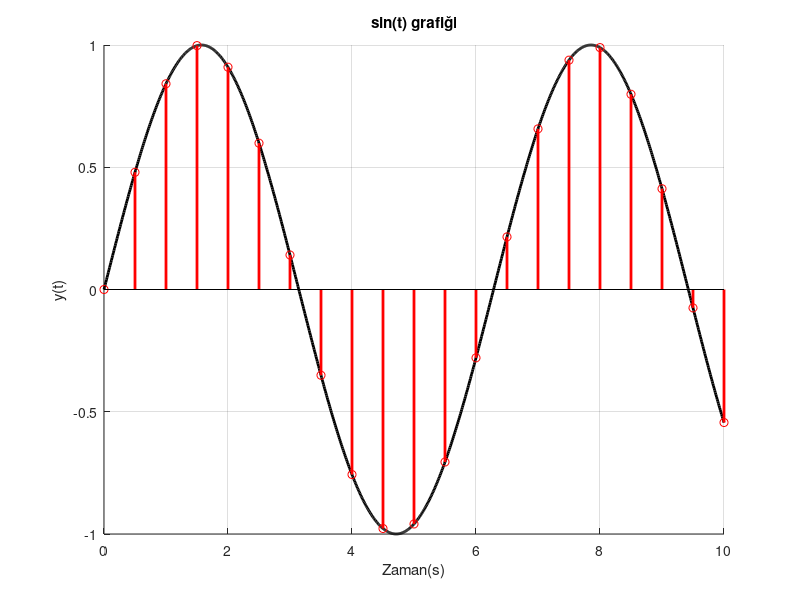

Source code (MATLAB): (Note: this script raises an error after producing the figure.)
clear;clc;

T=0.5;
tvec=0:T:10;

f1=@(t)sin(t);
f1vec=f1(tvec);

figure(1);clf;hold on;grid on;
xlabel("Zaman(s)");ylabel("y(t)");title("sin(t) grafiği");
plot(0:0.01:10,f1(0:0.01:10),'k','LineWidth',2);
stem(tvec,f1(tvec),'r','LineWidth',2);
print("../../img/"+"lec1_plot1.eps",'-depsc','-r150');
%%%%%%%%%%%%%%%%%%%%%%%%%%%%%%%%%%%%%%%%%%%%%%%%%%%%%%%%%%%%%%%%%%%%%%%%%%%%
syms t s z;
yt=dirac(t);
ys=laplace(yt);
yz=ztrans(ys,s,z);
disp("y(t):"+string(yt));
disp("y(s):"+string(ys));
disp("y(z):"+string(yz));
%%%%%%%%%%%%%%%%%%%%%%%%%%%%%%%%%%%%%%%%%%%%%%%%%%%%%%%%%%%%%%%%%%%%%%%%%%%%
Gss=1/(s^3+4*s^2+5*s+6);
expr=partfrac(Gss);
pretty(expr)
%%%%%%%%%%%%%%%%%%%%%%%%%%%%%%%%%%%%%%%%%%%%%%%%%%%%%%%%%%%%%%%%%%%%%%%%%%%%
Gss=t*exp(-s*t);
expr=int(Gss);
subs(expr,t,inf)-subs(expr,t,0)

